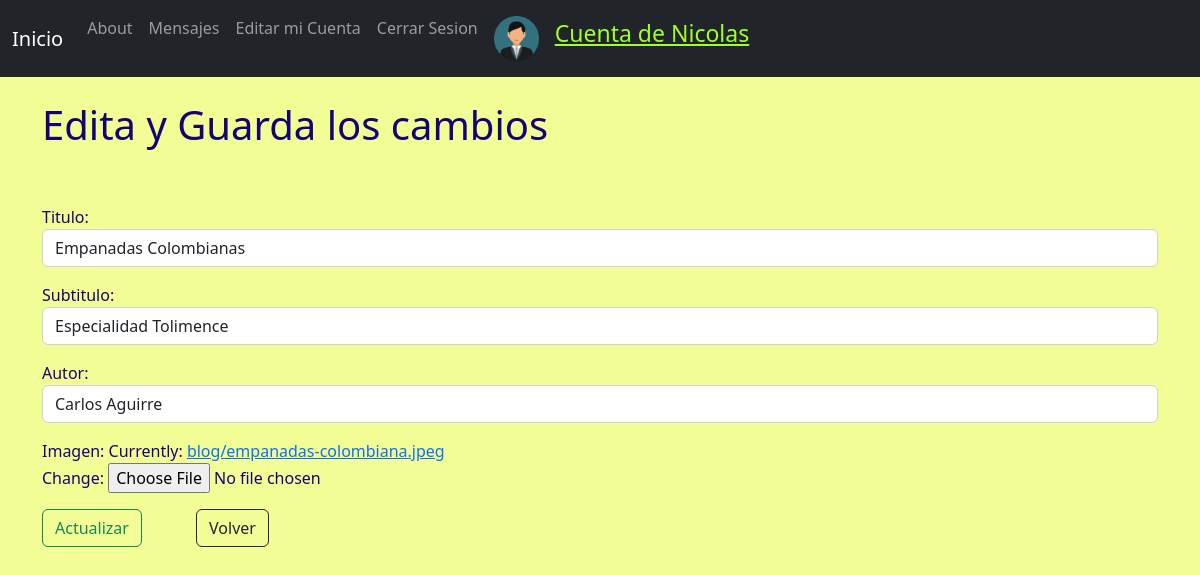
Page /editarBlog/8 (signed in) on the committed database.
### appBlog/models.py (models this page shows, shortened)
class Blog(models.Model):
    titulo = models.CharField(max_length=50)
    subtitulo = models.CharField(max_length=50)
    autor = models.CharField(max_length=50)
    fechaPublicacion = models.DateField(auto_now_add=True)
    cuerpo = RichTextField(blank=True, null=True)
    imagen = models.ImageField(upload_to='blog', null=True, blank=True)

### appBlog/views.py (the view)
# urls.py: path('editarBlog/<id>', views.editarBlog, name='editarBlog'),
@login_required
def editarBlog(request, id):
    blog = Blog.objects.get(id=id)
    if request.method == 'POST':
        form = BlogForm(request.POST, request.FILES)
        if form.is_valid():
            info = form.cleaned_data
            blog.titulo = info['titulo']
            blog.subtitulo = info['subtitulo']
            blog.autor = info['autor']
            blog.cuerpo = info['cuerpo']
            blog.imagen = info['imagen']
            blog.save()
            blogs = Blog.objects.all()
            return render(request, 'appBlog/inicio.html',{'blogs':blogs,'avatar':getAvatar(request)})
        else:
            return render(request,'editarBlog.html',{'form':form,'avatar':getAvatar(request),'mensaje':'Error al cagar el artículo'})
    else:
        form = BlogForm(initial={'titulo':blog.titulo,'subtitulo':blog.subtitulo,'autor':blog.autor,'cuerpo':blog.cuerpo,'imagen':blog.imagen})
        return render(request, 'editarBlog.html',{'form':form,'avatar':getAvatar(request)})

### appBlog/forms.py
class BlogForm(forms.Form):
    titulo = forms.CharField(widget=forms.TextInput(attrs={'class':'form-control'}))
    subtitulo = forms.CharField(widget=forms.TextInput(attrs={'class':'form-control'}))
    autor = forms.CharField(widget=forms.TextInput(attrs={'class':'form-control'}))
    cuerpo = RichTextFormField()
    imagen = forms.ImageField()

### appBlog/views.py (called while the page is built)
def getAvatar(request):
    lista = Avatar.objects.filter(user=request.user.id)
    if len(lista)!=0:
        imagen=lista[0].imagen.url
    else:
        imagen=''
    return imagen

### appBlog/templates/editarBlog.html (shortened to what this page needs)
{% extends 'base.html' %}
{% block content %}
<h1>Edita y Guarda los cambios</h1>
<br><br>
<div class="form-group">
    <form method="POST" enctype="multipart/form-data">
        {{ form.as_p }}
        <button class="btn btn-outline-success">Actualizar</button>
        <a style="margin-left: 50px;" class="btn btn-outline-dark" href="{% url 'inicio' %}">Volver</a>
</div>
{% endblock %}

### appBlog/templates/base.html (shortened to what this page needs)
{% load static %}
<!doctype html>
<html lang="en">
  <head>
    <link href="https://cdn.jsdelivr.net/npm/bootstrap@5.2.1/dist/css/bootstrap.min.css" rel="stylesheet">
  </head>
  <body style="background-color: rgb(243, 253, 150);">
    <nav class="navbar navbar-expand-lg navbar-dark bg-dark">
        <div class="container-fluid">
          <a class="navbar-brand" href="{% url 'inicio' %}">Inicio</a>
          <div class="collapse navbar-collapse" id="navbarSupportedContent">
            <ul class="navbar-nav me-auto mb-2 mb-lg-0">
              <li class="nav-item">
                <a class="nav-link" href="{% url 'about' %}">About</a>
              </li>
              {% if user.is_authenticated %}
              <li class="nav-item">
                <a class="nav-link" href="{% url 'enviarMensaje' %}">Mensajes</a>
              </li>
              <li class="nav-item">
                <a class="nav-link" href="{% url 'editarPerfil' %}">Editar mi Cuenta</a>
              </li>
              <li class="nav-item">
                <a class="nav-link" href="{% url 'logout' %}">Cerrar Sesion</a>
              </li>
              <li class="nav-item">
                <a class="nav-link" href="{% url 'addAvatar' %}"><img src="{{ avatar }}" width="45px" alt="avatar-img"></a>
              </li>
              <li class="nav-item">
                <a class="nav-link" style="font-size: 23px; text-decoration:underline; color:rgb(158, 255, 47);" href="{% url 'editarPerfil' %}">Cuenta de {{user.username}}</a>
              </li>
              {% endif %}
            </ul>
          </div>
        </div>
    </nav>
    <br>
    <div class="container" style="color:rgb(20, 4, 114);">
        {% block content %}
        {% endblock %}
    </div>
  </body>
</html>

### rows in the picture
Blog: titulo "Empanadas Colombianas", subtitulo "Especialidad Tolimence", autor "Carlos Aguirre"

### other values in the picture
{{ user.username }} "Nicolas"
